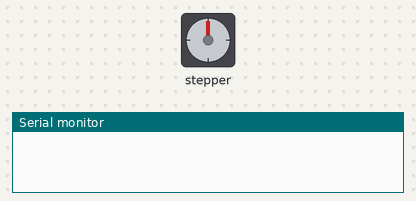
Simulated run of this sketch. Board: Arduino Uno, built with avr-gcc and run on an emulated ATmega328P. Parts: stepper motor, the last lines printed to the serial monitor. Stepper angles assume 800 steps per turn.

Above: at 0.1 s.
At 5.15 s:
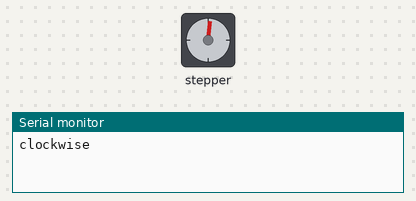
At 5.75 s:
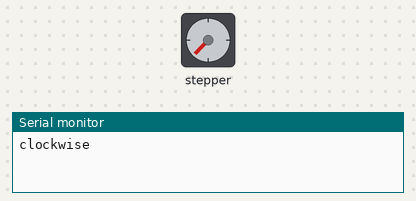
At 7.26 s:
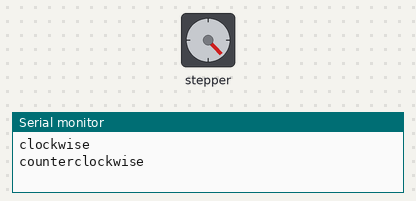
Timing chart, 0 to 9.0 s (numbered marks = the images above):
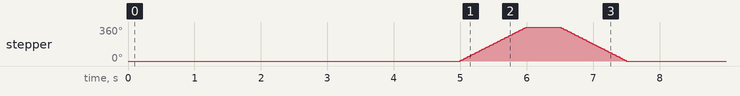

The sketch:

stepper_oneRevolution_1.ino
```cpp
/*
 Stepper Motor Control - one revolution

 This program drives a unipolar or bipolar stepper motor.
 The motor is attached to digital pins 8 - 11 of the Arduino.

 The motor should revolve one revolution in one direction, then
 one revolution in the other direction.


 Created 11 Mar. 2007
 Modified 30 Nov. 2009
 by Tom Igoe

 */

#include <Stepper.h>
int StopCounter = 0;
const int stepsPerRevolution = 800;  // change this to fit the number of steps per revolution
// for your motor

// initialize the stepper library on pins 8 through 11:
Stepper myStepper(stepsPerRevolution, 8, 9, 10, 11);

void setup() {
  // set the speed at 60 rpm:
  myStepper.setSpeed(60);
  // initialize the serial port:
  Serial.begin(9600);
}

void loop() {
  delay (5000);
  if (StopCounter == 0)
  {
  // step one revolution  in one direction:
  Serial.println("clockwise");
  myStepper.step(stepsPerRevolution);
  delay(500);

  // step one revolution in the other direction:
  Serial.println("counterclockwise");
  myStepper.step(-stepsPerRevolution);
  delay(500);
  StopCounter = 1;

  }
}
```

Measured:
- by itself, stepper: turns 360° clockwise in 0.99 s, then 360° counter-clockwise in 0.99 s
